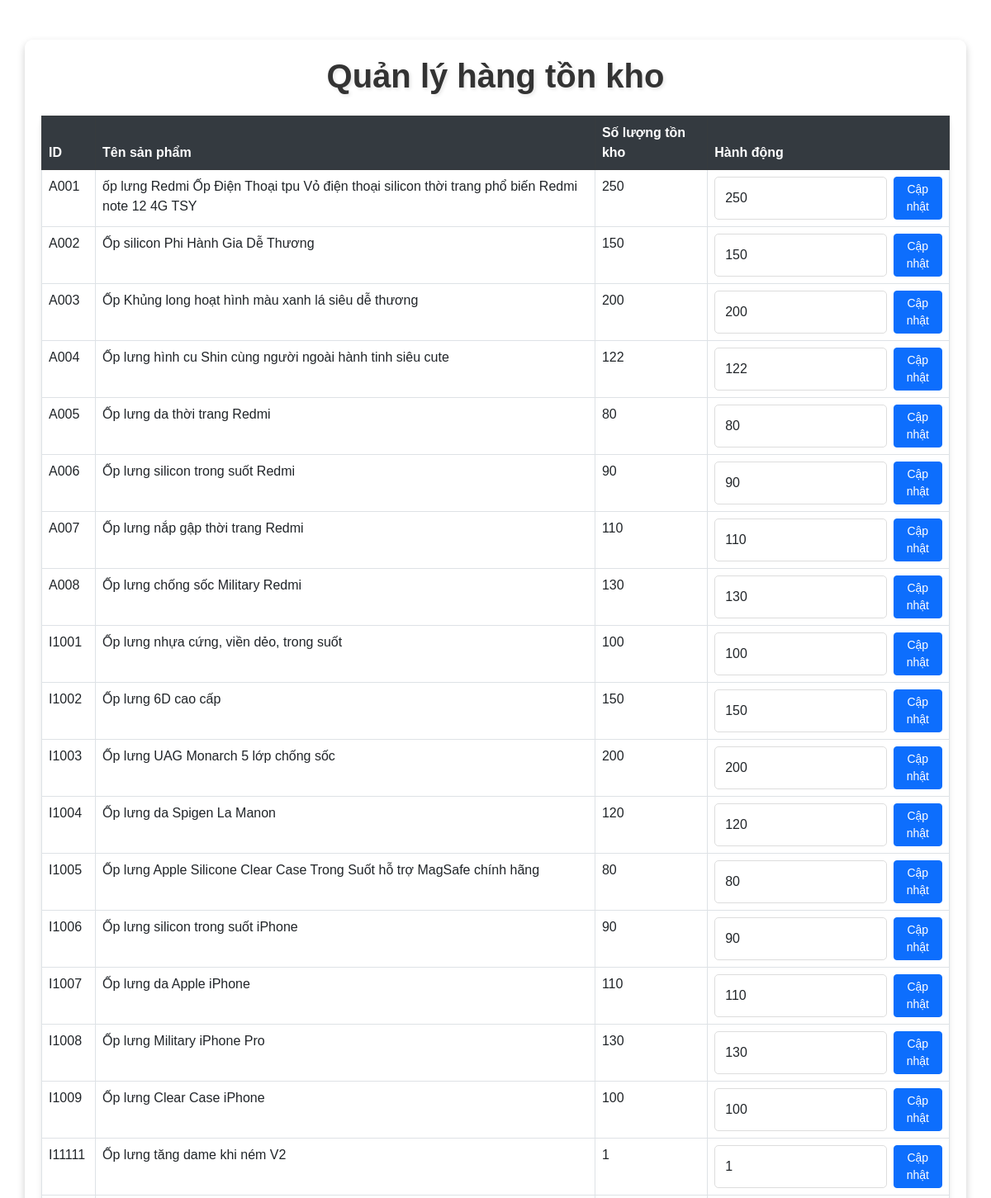
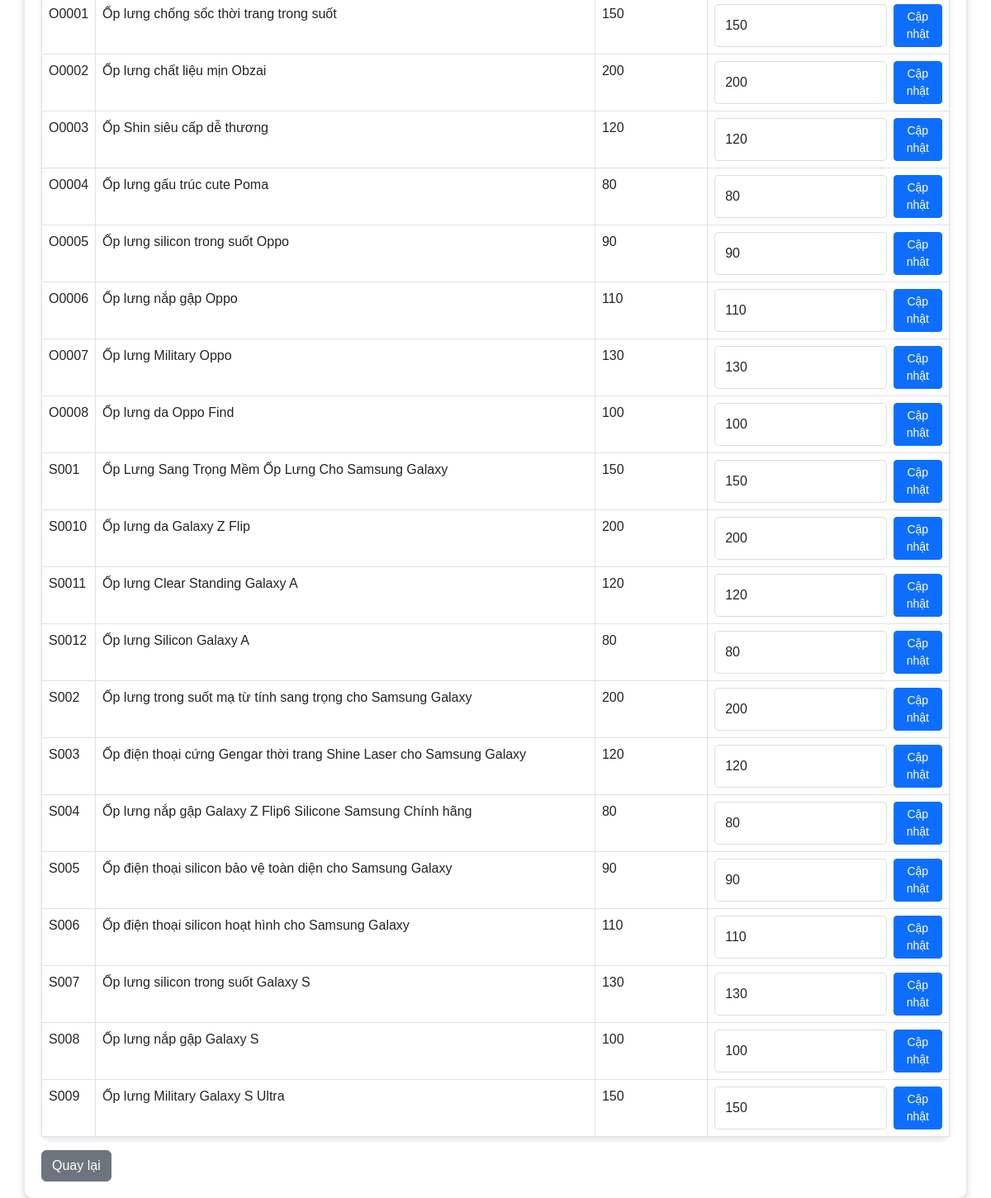
Page /quanly/manage_stock.php on the committed database (2 pictures, top to bottom).
### tables this page shows
CREATE TABLE `stocks` (
  `product_id` varchar(50) NOT NULL,
  `quantity` int NOT NULL DEFAULT '0',
  `created_at` timestamp NULL DEFAULT CURRENT_TIMESTAMP,
  `updated_at` timestamp NULL DEFAULT CURRENT_TIMESTAMP ON UPDATE CURRENT_TIMESTAMP,
  PRIMARY KEY (`product_id`),
  CONSTRAINT `stocks_ibfk_1` FOREIGN KEY (`product_id`) REFERENCES `products` (`id`) ON DELETE CASCADE ON UPDATE CASCADE
);

CREATE TABLE `products` (
  `id` varchar(50) NOT NULL,
  `product_name` varchar(255) DEFAULT NULL,
  `phone_brand_id` varchar(50) NOT NULL,
  `unit_price` decimal(10,2) NOT NULL,
  `description` text,
  `image_url` text,
  `created_at` timestamp NULL DEFAULT CURRENT_TIMESTAMP,
  `updated_at` timestamp NULL DEFAULT CURRENT_TIMESTAMP ON UPDATE CURRENT_TIMESTAMP,
  PRIMARY KEY (`id`),
  KEY `phone_brand_id` (`phone_brand_id`),
  CONSTRAINT `products_ibfk_1` FOREIGN KEY (`phone_brand_id`) REFERENCES `phone_brands` (`id`) ON DELETE RESTRICT ON UPDATE CASCADE
);

### quanly/manage_stock.php (the view, shortened to what this page needs)
<?php
$conn = new mysqli("localhost", "root", "", "oopsdb");
$sql = "SELECT p.id, p.product_name, s.quantity FROM products p JOIN stocks s ON p.id = s.product_id";
$result = $conn->query($sql);
?>
<!DOCTYPE html>
<html lang="vi">
<head>
    <link href="https://cdn.jsdelivr.net/npm/bootstrap@5.3.0/dist/css/bootstrap.min.css" rel="stylesheet">
    <link rel="stylesheet" href="styles.css">
</head>
<body>
    <div class="container mt-5">
        <h1 class="text-center mb-4">Quản lý hàng tồn kho</h1>
        <?php if ($result->num_rows > 0): ?>
        <table class="table table-bordered table-hover">
            <thead class="table-dark">
                <tr>
                    <th>ID</th>
                    <th>Tên sản phẩm</th>
                    <th>Số lượng tồn kho</th>
                    <th>Hành động</th>
                </tr>
            </thead>
            <tbody>
                <?php while ($row = $result->fetch_assoc()): ?>
                <tr>
                    <td><?= $row['id'] ?></td>
                    <td><?= $row['product_name'] ?></td>
                    <td><?= $row['quantity'] ?></td>
                    <td>
                        <form method="POST" class="d-flex">
                            <input type="number" name="quantity" value="<?= $row['quantity'] ?>" class="form-control me-2" required>
                            <button type="submit" class="btn btn-primary btn-sm">Cập nhật</button>
                        </form>
                    </td>
                </tr>
                <?php endwhile; ?>
            </tbody>
        </table>
        <?php else: ?>
        <div class="alert alert-warning">Không có sản phẩm nào trong kho.</div>
        <?php endif; ?>
        <a href="index.php" class="btn btn-secondary">Quay lại</a>
    </div>
</body>
</html>

### quanly/styles.css (style rules this page uses)
body { background-image: url('https://images.unsplash.com/photo-1519389950473-47ba0277781c?ixlib=rb-1.2.1&auto=format&fit=crop&w=1950&q=80'); background-size: cover; background-position: center; background-repeat: no-repeat; background-attachment: fixed; font-family: 'Arial', sans-serif; color: #333; }
.container { background-color: rgba(255, 255, 255, 0.9); padding: 20px; border-radius: 10px; box-shadow: 0 4px 10px rgba(0, 0, 0, 0.2); margin-top: 50px; }
h1 { color: #333; font-weight: bold; text-shadow: 2px 2px 4px rgba(0, 0, 0, 0.1); }
.btn { font-weight: 500; transition: all 0.3s ease; }
.table { background-color: rgba(255, 255, 255, 0.9); border-radius: 10px; box-shadow: 0 4px 6px rgba(0, 0, 0, 0.1); }
.table th { background-color: #343a40; color: #fff; }
.form-control { border-radius: 5px; border: 1px solid #ddd; }

### rows in the picture
stocks: product_id "A001", product_id.product_name "ốp lưng Redmi Ốp Điện Thoại tpu Vỏ điện thoại silicon thời trang phổ biến Redmi note 12 4G TSY", quantity "250"
stocks: product_id "A002", product_id.product_name "Ốp silicon Phi Hành Gia Dễ Thương", quantity "150"
stocks: product_id "A003", product_id.product_name "Ốp Khủng long hoạt hình màu xanh lá siêu dễ thương", quantity "200"
stocks: product_id "A004", product_id.product_name "Ốp lưng hình cu Shin cùng người ngoài hành tinh siêu cute", quantity "122"
stocks: product_id "A005", product_id.product_name "Ốp lưng da thời trang Redmi", quantity "80"
stocks: product_id "A006", product_id.product_name "Ốp lưng silicon trong suốt Redmi", quantity "90"
stocks: product_id "A007", product_id.product_name "Ốp lưng nắp gập thời trang Redmi", quantity "110"
stocks: product_id "A008", product_id.product_name "Ốp lưng chống sốc Military Redmi", quantity "130"
stocks: product_id "I1001", product_id.product_name "Ốp lưng nhựa cứng, viền dẻo, trong suốt", quantity "100"
stocks: product_id "I1002", product_id.product_name "Ốp lưng 6D cao cấp", quantity "150"
stocks: product_id "I1003", product_id.product_name "Ốp lưng UAG Monarch 5 lớp chống sốc", quantity "200"
stocks: product_id "I1004", product_id.product_name "Ốp lưng da Spigen La Manon", quantity "120"
stocks: product_id "I1005", product_id.product_name "Ốp lưng Apple Silicone Clear Case Trong Suốt hỗ trợ MagSafe chính hãng", quantity "80"
stocks: product_id "I1006", product_id.product_name "Ốp lưng silicon trong suốt iPhone", quantity "90"
stocks: product_id "I1007", product_id.product_name "Ốp lưng da Apple iPhone", quantity "110"
stocks: product_id "I1008", product_id.product_name "Ốp lưng Military iPhone Pro", quantity "130"
stocks: product_id "I1009", product_id.product_name "Ốp lưng Clear Case iPhone", quantity "100"
stocks: product_id "I11111", product_id.product_name "Ốp lưng tăng dame khi ném V2", quantity "1"
stocks: product_id "O0001", product_id.product_name "Ốp lưng chống sốc thời trang trong suốt", quantity "150"
stocks: product_id "O0002", product_id.product_name "Ốp lưng chất liệu mịn Obzai", quantity "200"
stocks: product_id "O0003", product_id.product_name "Ốp Shin siêu cấp dễ thương", quantity "120"
stocks: product_id "O0004", product_id.product_name "Ốp lưng gấu trúc cute Poma", quantity "80"
stocks: product_id "O0005", product_id.product_name "Ốp lưng silicon trong suốt Oppo", quantity "90"
stocks: product_id "O0006", product_id.product_name "Ốp lưng nắp gập Oppo", quantity "110"
stocks: product_id "O0007", product_id.product_name "Ốp lưng Military Oppo", quantity "130"
stocks: product_id "O0008", product_id.product_name "Ốp lưng da Oppo Find", quantity "100"
stocks: product_id "S001", product_id.product_name "Ốp Lưng Sang Trọng Mềm Ốp Lưng Cho Samsung Galaxy", quantity "150"
stocks: product_id "S0010", product_id.product_name "Ốp lưng da Galaxy Z Flip", quantity "200"
stocks: product_id "S0011", product_id.product_name "Ốp lưng Clear Standing Galaxy A", quantity "120"
stocks: product_id "S0012", product_id.product_name "Ốp lưng Silicon Galaxy A", quantity "80"
stocks: product_id "S002", product_id.product_name "Ốp lưng trong suốt mạ từ tính sang trọng cho Samsung Galaxy", quantity "200"
stocks: product_id "S003", product_id.product_name "Ốp điện thoại cứng Gengar thời trang Shine Laser cho Samsung Galaxy", quantity "120"
stocks: product_id "S004", product_id.product_name "Ốp lưng nắp gập Galaxy Z Flip6 Silicone Samsung Chính hãng", quantity "80"
stocks: product_id "S005", product_id.product_name "Ốp điện thoại silicon bảo vệ toàn diện cho Samsung Galaxy", quantity "90"
stocks: product_id "S006", product_id.product_name "Ốp điện thoại silicon hoạt hình cho Samsung Galaxy", quantity "110"
stocks: product_id "S007", product_id.product_name "Ốp lưng silicon trong suốt Galaxy S", quantity "130"
stocks: product_id "S008", product_id.product_name "Ốp lưng nắp gập Galaxy S", quantity "100"
stocks: product_id "S009", product_id.product_name "Ốp lưng Military Galaxy S Ultra", quantity "150"
